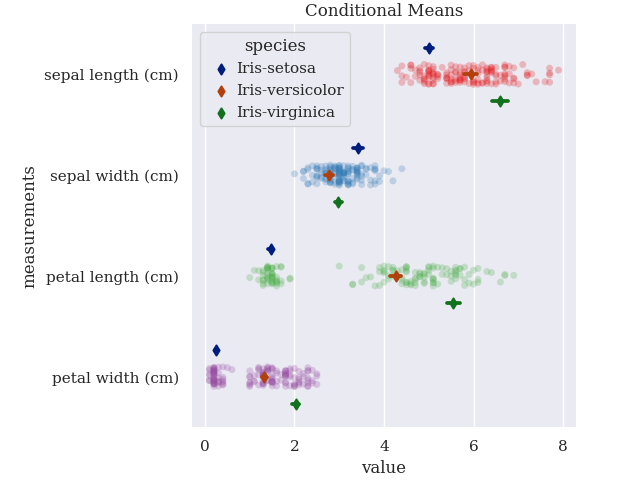

Python code for this plot:
# condmeans.py
# Author: Norbert Antal
# program to test running a function from external file

# turns out modules have to be imported for the function to work elsewhere
import pandas as pd # for data analysis
import matplotlib.pyplot as plt # for creating graphical representation of data
import seaborn as sns # # for creating prettier graphical representation of data

# and the data has to be loaded as well even if it is already loaded in the host code 🤷‍♀️
SOURCEDATA="iris.data"
headers=[ 
    "sepal length (cm)", 
    "sepal width (cm)", 
    "petal length (cm)", 
    "petal width (cm)",
    "species"]
df=pd.read_csv(SOURCEDATA, names=headers) 

# ----------------------the actual function:
def fn_condmeansext():
    # seaborn galery ref: https://seaborn.pydata.org/examples/jitter_stripplot.html
    sns.set_theme(style="darkgrid", font='serif') # set style
    # "Melt" the dataset to "long-form" or "tidy" representation
    iris = pd.melt(df, "species", var_name="measurements") # this will put all measurements into one column
    # Initialize the figure
    f, ax = plt.subplots()
    sns.despine(bottom=True, left=True)
    # Show each observation with a scatterplot
    sns.stripplot( 
        data=iris, x="value", y="measurements", palette="Set1",
        dodge=True, alpha=.25, zorder=1
    )
    # Show the conditional means, aligning each pointplot in the
    # center of the strips by adjusting the width allotted to each
    # category (.8 by default) by the number of hue levels
    sns.pointplot(
        data=iris, x="value", y="measurements", hue="species",
        join=False, dodge=.8 - .8 / 3, palette="dark",
        markers="d", scale=.75, errorbar=None
    )
    plt.subplots_adjust(top=0.95,left=0.3) # adjusting plot to fit title and labels
    ax.set_title("Conditional Means") # set title
    # Improve the legend
    sns.move_legend(
        ax, loc="upper left", ncol=1, frameon=True, columnspacing=1, handletextpad=0
    )    
    plt.savefig("condmeans.png")
    plt.show()
    print("\n Plot saved as <condmeans.png>")

# end of guest function